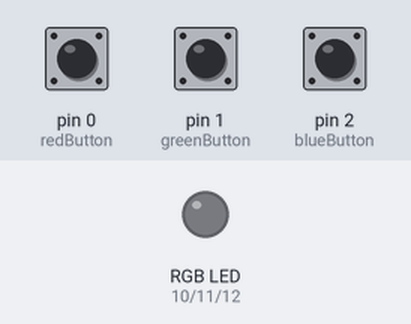
Bench run of a sketch on a simulated Arduino Uno, built with avr-gcc and run on an emulated ATmega328P. Shown: an RGB LED mixed from three pins (HIGH = lit). Dashed ring = blinking. The test bench sets the inputs (shaded band); at power-on: pin 0 (redButton) LOW, pin 1 (greenButton) LOW, pin 2 (blueButton) LOW.

Above: at 1.2 s.
1.3 s: pin 0 (redButton) pulled HIGH for 1 s
At 2.5 s:
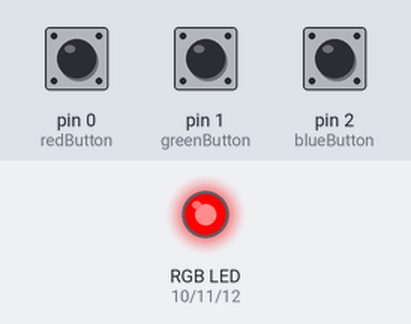
3.8 s: pin 1 (greenButton) pulled HIGH for 3.2 s
At 4.0 s:
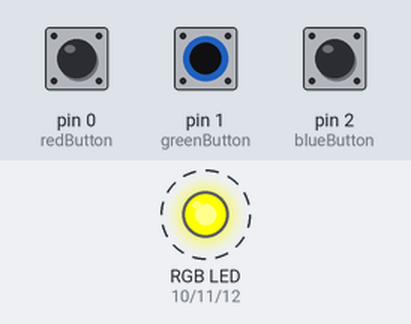
8.5 s: pin 2 (blueButton) pulled HIGH for 0.15 s
At 9.7 s:
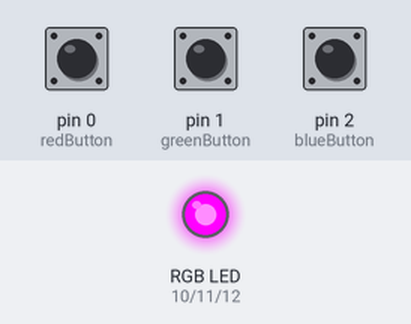
10.1 s: pin 0 (redButton) pulled HIGH for 0.15 s
At 10.9 s:
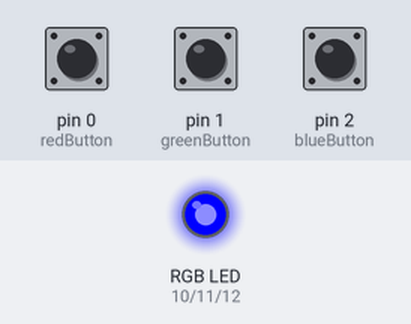
11.7 s: pin 1 (greenButton) pulled HIGH for 0.15 s
At 12.2 s:
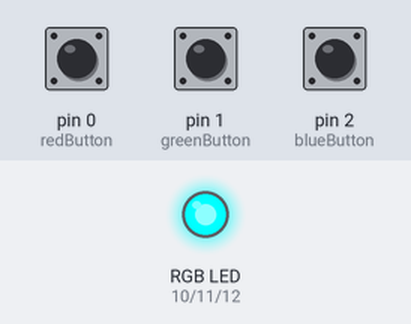
13.3 s: pin 2 (blueButton) pulled HIGH for 1 s
At 15.2 s:
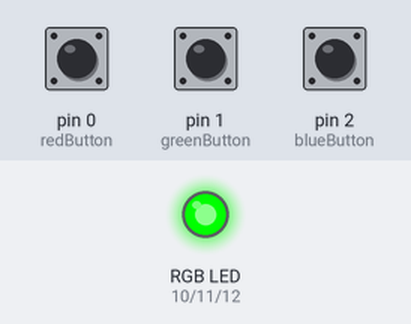
Timing chart, 0 to 16.7 s (numbered marks = the images above; inputs shaded):
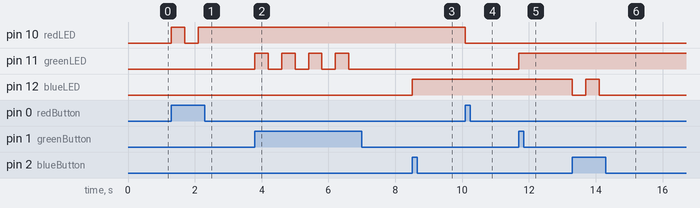

Measured:
- after the input at 1.3 s, pin 10 (redLED): LOW → HIGH at once, → LOW 0.40 s later, → HIGH 0.40 s later
- after the input at 3.8 s, pin 11 (greenLED): alternates HIGH for 0.40 s and LOW for 0.40 s, 8 changes in all, then stays LOW, starting at once
- after the input at 8.5 s, pin 12 (blueLED): LOW → HIGH at once
- after the input at 10.1 s, pin 10 (redLED): HIGH → LOW at once
- after the input at 11.7 s, pin 11 (greenLED): LOW → HIGH at once
- after the input at 13.3 s, pin 12 (blueLED): HIGH → LOW at once, → HIGH 0.40 s later, → LOW 0.40 s later

The sketch:

rgb-leds.ino
```cpp
/*

 Toggle 3 LEDs (red, green, and blue) with button presses

 Button presses are debounced using a *bounceTime* msec debounce window.
 Note that due to the millis() function overflowing after approximately
 50 days, there is *bounceTime* msec window that will repeat
 approximately every 50 days where a valid button press would not
 be registered.

 Created by CMA 04/17/2014

*/

// Constant LED pins
const int redLED = 10;
const int greenLED = 11;
const int blueLED = 12;
// Constant buttons
const int redButton = 0;
const int greenButton = 1;
const int blueButton = 2;
// LED state booleans

// Variable LED states
boolean redLEDState = LOW;
boolean greenLEDState = LOW;
boolean blueLEDState = LOW;
// Variable button states
long redPressTime = 0;
long greenPressTime = 0;
long bluePressTime = 0;

long loopTime = 0;
long bounceTime = 400;
//abs();
//millis();

void setup() {
  pinMode(redLED, OUTPUT);
  pinMode(greenLED, OUTPUT);
  pinMode(blueLED, OUTPUT);
  pinMode(redButton, INPUT);
  pinMode(greenButton, INPUT);
  pinMode(blueButton, INPUT);
}


void loop() {

  loopTime = millis();

  // Red control
  if (digitalRead(redButton) == HIGH && (abs(redPressTime - loopTime) > bounceTime)) {
    redPressTime = loopTime;
    redLEDState = !redLEDState;
    digitalWrite(redLED, redLEDState);
  }

  // Green control
  if (digitalRead(greenButton) == HIGH && (abs(greenPressTime - loopTime) > bounceTime)) {
    greenPressTime = loopTime;
    greenLEDState = !greenLEDState;
    digitalWrite(greenLED, greenLEDState);
  }

  // Blue control
  if (digitalRead(blueButton) == HIGH && (abs(bluePressTime - loopTime) > bounceTime)) {
    bluePressTime = loopTime;
    blueLEDState = !blueLEDState;
    digitalWrite(blueLED, blueLEDState);
  }

}
```
